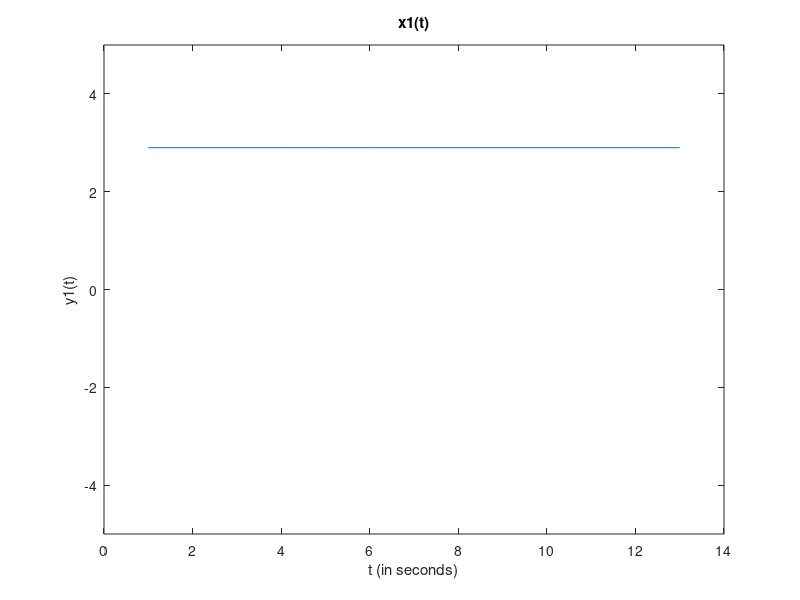
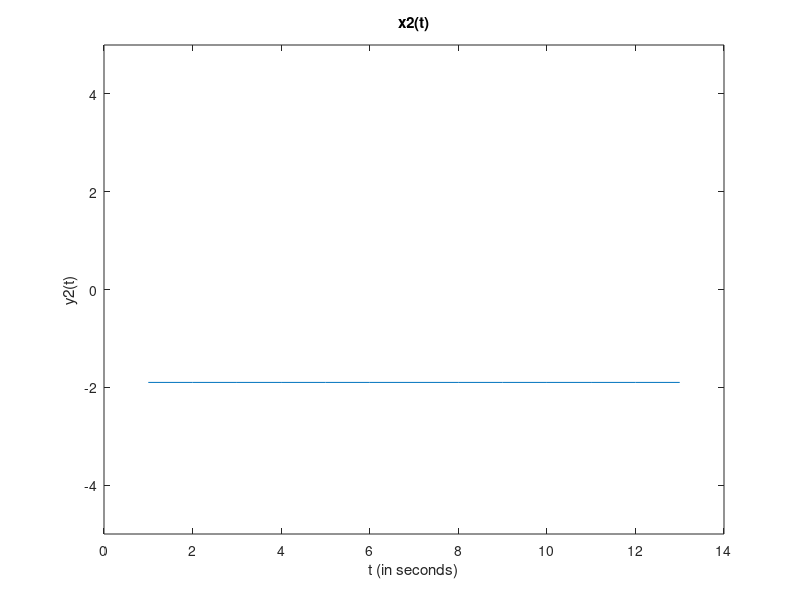
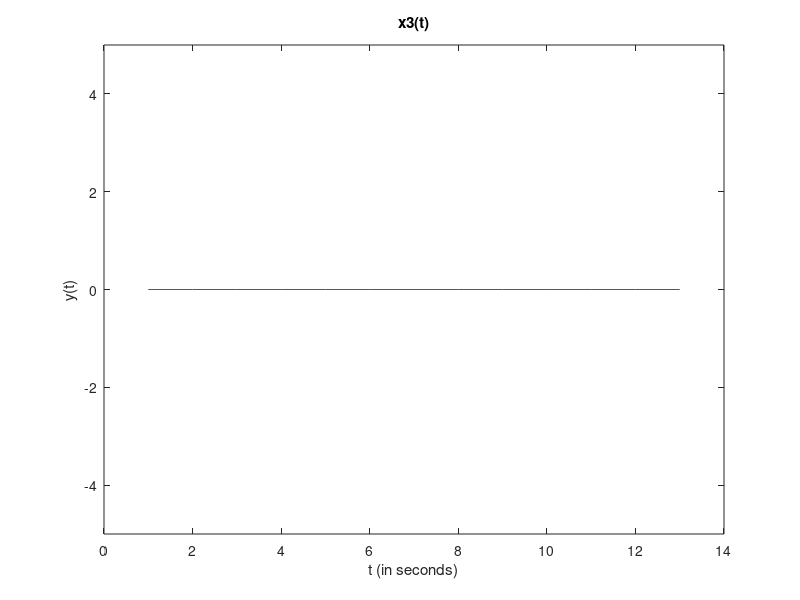
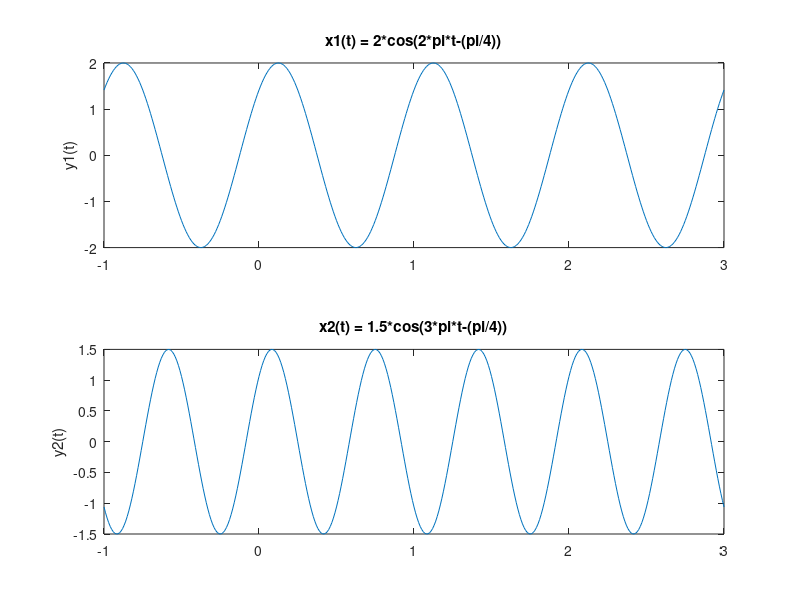

The MATLAB source for these figures, in order:
clc;
clear;

%problem 2; sys_rep

G =2;
b = 0.5;

x = -2:1:10;
x1(1:length(x)) = 1.2;
x2(1:length(x)) = -1.2;
y = G*x+b;

y1 = G*x1+b;
y2 = G*x2+b;

%{
figure;
title('First plot');
xlabel('t (in seconds)');
ylabel('y(t)');
plot(x,y);
grid on
%}

figure;
plot(y1);
title('x1(t)');
xlabel('t (in seconds)');
ylabel('y1(t)');
ylim([-5 5])
grid off

figure;
plot(y2);
title('x2(t)');
xlabel('t (in seconds)');
ylabel('y2(t)');
ylim([-5 5])
grid off

a1 = 1;
a2 = 1;

%problem 3
x3 = a1*x1 + a2*x2;

figure;
plot(x3);
title('x3(t)');
xlabel('t (in seconds)');
ylabel('y(t)');
ylim([-5 5])
grid off

%problem 6
t = -1:0.01:3;

sinusoid_x1 = 2*cos(2*pi*t - (pi/4));
sinusoid_x2 = 1.5*cos(3*pi*t - (pi/4));

sinusoid_y1 = G*sinusoid_x1+b;
sinusoid_y2 = G*sinusoid_x2+b;

figure;
subplot(2,1,1)
plot(t,sinusoid_x1)
title('x1(t) = 2*cos(2*pi*t-(pi/4))');
ylabel('y1(t)');

subplot(2,1,2)
plot(t,sinusoid_x2)
title('x2(t) = 1.5*cos(3*pi*t-(pi/4))');
ylabel('y2(t)');

%problem 7 (how many subplots 2, or 3?
a1_2 = 3;
a2_2 = 4;

x3_2 = a1_2*sinusoid_x1  + a2_2*sinusoid_x2;

y3_2 = a1*sinusoid_y1  + a2*sinusoid_y2;

figure;

subplot(3,1,1)
plot(x3_2);
title('yn(t) = 3x1(t) +4x2(t)');
xlabel('t (in seconds)');
ylabel('x3(t)');
ylim([-15 15])

subplot(3,1,2)
plot(y3_2);
title('yn(t) = 3y1(t) +4y2(t)');
xlabel('t (in seconds)');
ylabel('y3(t)');
ylim([-15 15])
grid off

%problem 9
%{
t = -7:0.01:7;
x_unit = heaviside(t+1) - heaviside(t-2);
y_t = x_unit(2*t);

figure;

plot(t,x_unit)
ylim([-5 5])
%}